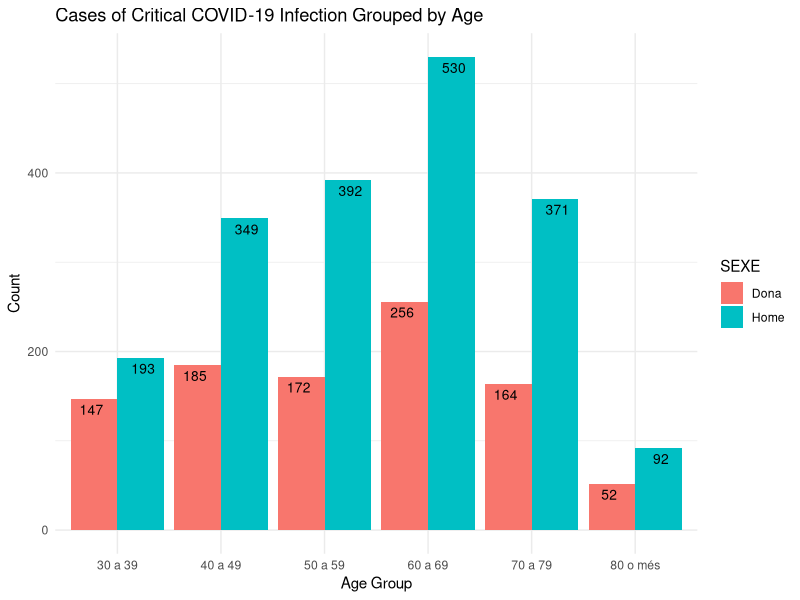
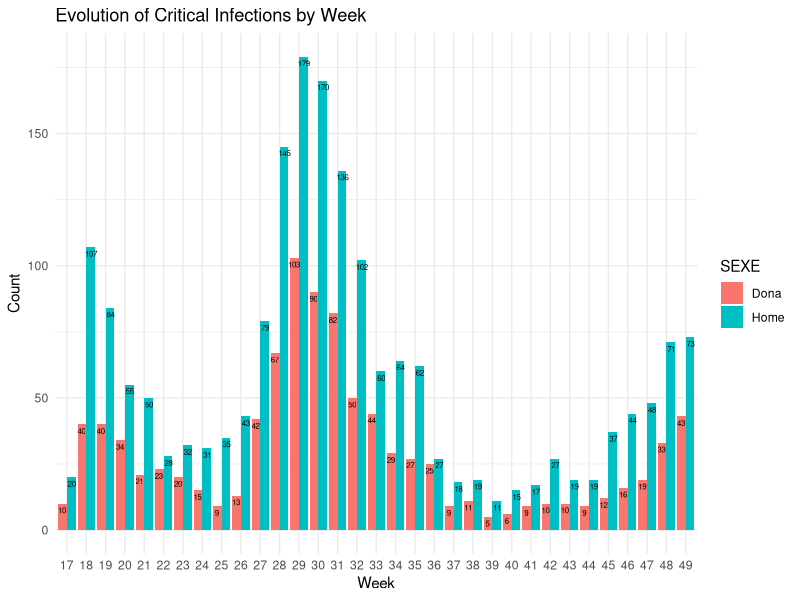
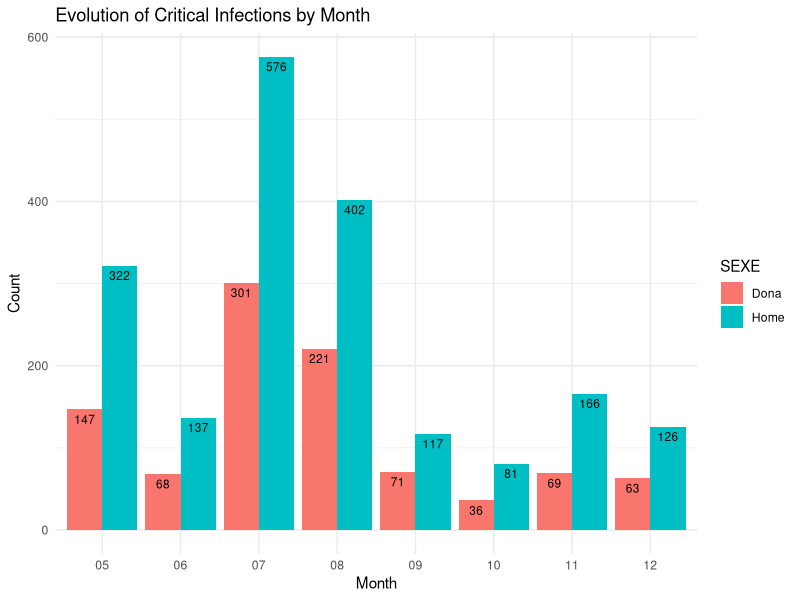
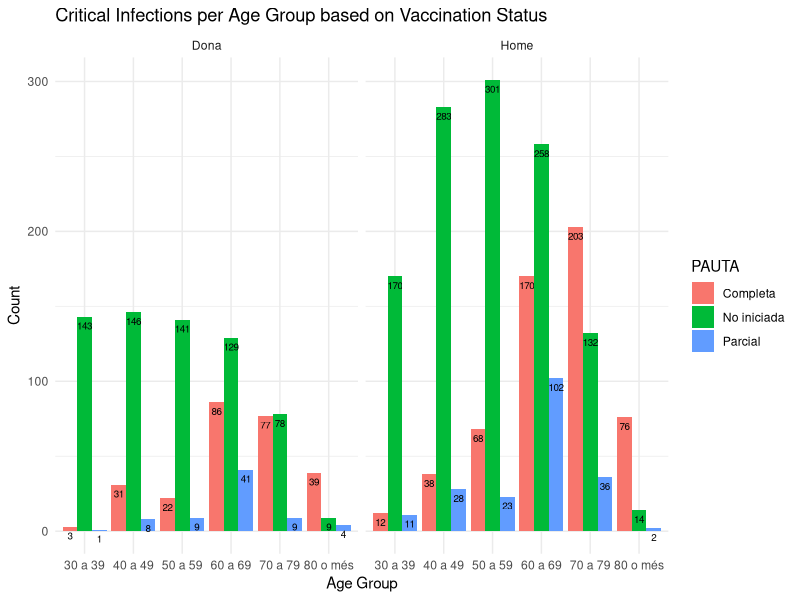
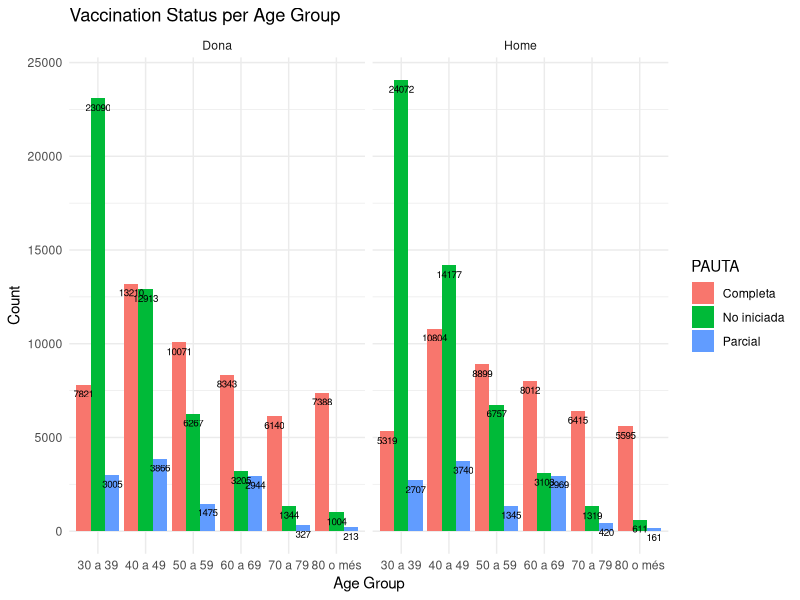
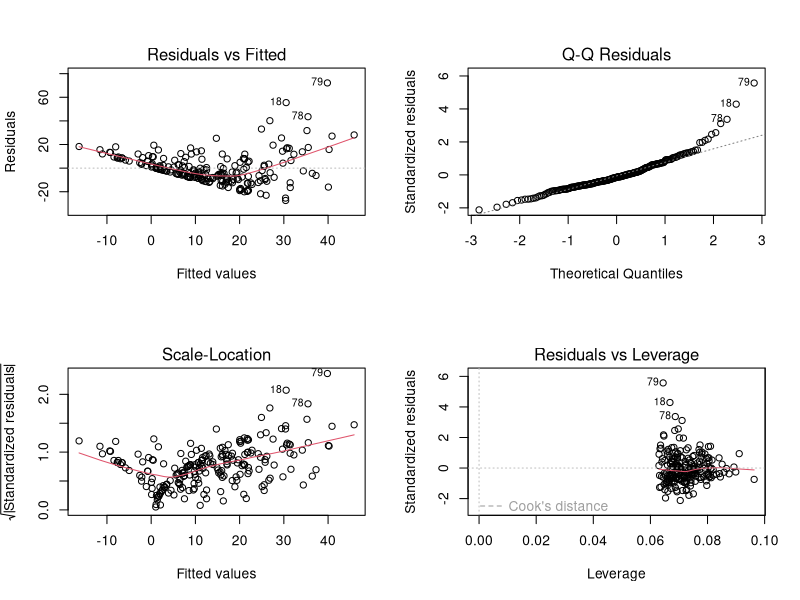
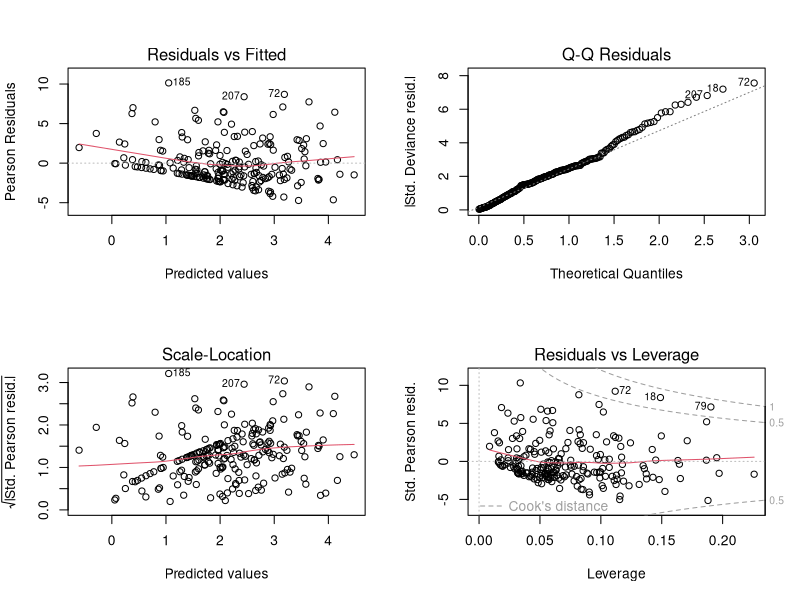
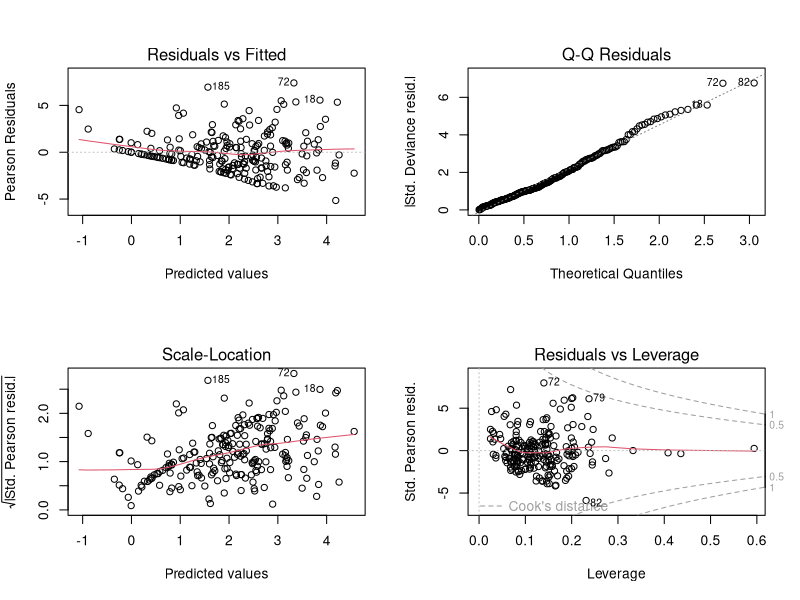

Source code (R) for these figures, in order:
## ---- chunk 1
rm(list = ls())
knitr::opts_chunk$set(echo = TRUE, warning = F, fig.width = 10)
# setwd("/home/ajo/gitRepos/glm/Deliverable")
library(dplyr)
library(lubridate)
library(ggplot2)
## ---- chunk 2
data <- read.csv("Impacte_del_COVID-19.csv") # Data updated 17.12.21.

clean <- function(data){
  data$DATA <- as.Date(data$DATA, format = "%d/%m/%Y")
  #data$DATA <- parse_date_time(data$DATA, orders = "%d/%m/%Y")
  data$EDAT <- as.factor(data$EDAT)
  covid.data <- data %>% filter(DATA >= "2021-05-01" & DATA < "2021-12-13") %>% 
        filter(EDAT %in% c("30 a 39", "40 a 49", "50 a 59", "60 a 69", "70 a 79", "80 o més"))
        # People with EDAT "No classificat" are not added (these are the same people as "No classificat" in SEXE).
  
  covid.data$PAUTA <- factor(covid.data$PAUTA)
  covid.data$SEXE <- factor(covid.data$SEXE)
  
  # Create week and month variables.
  covid.data$Week <- as.factor(strftime(covid.data$DATA, format = "%W"))
  covid.data$Month <- as.factor(strftime(covid.data$DATA, format = "%m"))
  
  return(covid.data)
}
covid.data <- clean(data) %>% filter(ESDEVENIMENT == "Crítics")
## ---- chunk 3
covid.data.women <- covid.data %>% filter(SEXE == "Dona")
covid.data.men <- covid.data %>% filter(SEXE == "Home")
## ---- chunk 4
count.in.age.group <- function(data){
  data %>% group_by(SEXE, EDAT) %>% summarise(Count = sum(RECOMPTE), .groups = "keep")
}

all <- count.in.age.group(covid.data)
ggplot(all, aes(x = EDAT, y = Count)) + 
  labs(x = "Age Group", y = "Count") +
  geom_col(aes(fill = SEXE), position = "dodge") +
  geom_text(aes(label=Count, group= SEXE), vjust = 1.6, color="black", 
            size=3.5, position = position_dodge(width = 1)) +
  ggtitle("Cases of Critical COVID-19 Infection Grouped by Age") +
  theme_minimal()
## ---- chunk 5
count.each.week <- function(data){
  data %>% group_by(SEXE, Week) %>% summarise(Count = sum(RECOMPTE), .groups = "keep")
}

week.data <- count.each.week(covid.data)
ggplot(data = week.data, aes(x = as.factor(Week), y = Count)) +
  labs(x = "Week", y = "Count") +
  geom_col(aes(fill = SEXE), position = "dodge") +
  geom_text(aes(label=Count, group= SEXE), vjust = 1.6, color="black", 
            size=2, position = position_dodge(width = 1)) +
  ggtitle("Evolution of Critical Infections by Week") +
  theme_minimal()

count.each.month <- function(data){
  data %>% group_by(SEXE, Month) %>% summarise(Count = sum(RECOMPTE), .groups = "keep")
}

month.data <- count.each.month(covid.data)
ggplot(data = month.data, aes(x = as.factor(Month), y = Count)) +
  labs(x = "Month", y = "Count") +
  geom_col(aes(fill = SEXE), position = "dodge") +
  geom_text(aes(label=Count, group= SEXE), vjust = 1.6, color="black", 
            size=3, position = position_dodge(width = 0.9)) +
  ggtitle("Evolution of Critical Infections by Month") +
  theme_minimal()
## ---- chunk 6
group.by.vacc.age.gender <- function(data){
  data %>% group_by(SEXE, EDAT, PAUTA) %>% summarise(Count = sum(RECOMPTE), .groups = "keep")
}
d5 <- group.by.vacc.age.gender(covid.data)

ggplot(d5, aes(x = EDAT, y = Count)) + 
  labs(x = "Age Group", y = "Count") +
  geom_col(aes(fill = PAUTA), position = "dodge") +
  geom_text(aes(label=Count, group= PAUTA), vjust = 1.6, color="black", 
            size=2.5, position = position_dodge(width = 0.9)) +
  ggtitle("Critical Infections per Age Group based on Vaccination Status") +
  facet_wrap(~ SEXE) + 
  theme_minimal()

group.by.vacc.age <- function(data){
  data %>% group_by(EDAT, PAUTA) %>% summarise(Count = sum(RECOMPTE), .groups = "keep") 
}
d4 <- group.by.vacc.age(covid.data.women)
knitr::kable(d4, caption = "Women with Critical Infection as Function of Vaccination Status and Age")
d3 <- group.by.vacc.age(covid.data.men)
knitr::kable(d3, caption = "Men with Critical Infection as Function of Vaccination Status and Age")
## ---- chunk 7
count.vacc.status.in.age.group <- function(data){
  data %>% group_by(SEXE, EDAT, PAUTA) %>% summarise(Count = sum(RECOMPTE), .groups = "keep")
}

vacc.status.per.age <- count.vacc.status.in.age.group(clean(data))
ggplot(vacc.status.per.age, aes(x = EDAT, y = Count)) + 
  labs(x = "Age Group", y = "Count") +
  geom_col(aes(fill = PAUTA), position = "dodge") +
  geom_text(aes(label=Count, group= PAUTA), vjust = 1.6, color="black", 
            size=2.5, position = position_dodge(width = 0.9)) +
  ggtitle("Vaccination Status per Age Group") +
  facet_wrap(~ SEXE) + 
  theme_minimal()
## ---- chunk 8
covid.data.aggr <- aggregate(RECOMPTE ~ EDAT + SEXE + PAUTA + Month,
                             covid.data, FUN = sum)
covid.data.aggr$Month <- as.factor(covid.data.aggr$Month)
head(covid.data.aggr)
dim(covid.data.aggr)
## ---- chunk 9
model3 <- lm(RECOMPTE ~ EDAT + SEXE + PAUTA + Month, data = covid.data.aggr)
summary(model3)
par(mfrow = c(2,2))
plot(model3, ask = F)
## ---- chunk 10
model5 <- glm(RECOMPTE ~ EDAT + SEXE + PAUTA + Month, data = covid.data.aggr, 
              family = poisson(link = "log"))
summary(model5)
par(mfrow = c(2,2))
plot(model5, ask = F)
# Checking for overdispersion
PS <- sum(residuals(model5, type="pearson")^2)
phi <- PS / model5$df.res
phi
## ---- chunk 11
model6 <- glm(RECOMPTE ~ EDAT + SEXE + PAUTA + Month + PAUTA:Month, data = covid.data.aggr, 
              family = poisson(link = "log"))
summary(model6)
par(mfrow = c(2,2))
plot(model6, ask = F)
# Checking for overdispersion
PS <- sum(residuals(model6, type="pearson")^2)
phi <- PS / model6$df.res
phi
## ---- chunk 12
model7 <- glm(RECOMPTE ~ EDAT + SEXE + PAUTA + Month + PAUTA:Month + EDAT:PAUTA, data = covid.data.aggr, 
              family = poisson(link = "log"))
summary(model7)
par(mfrow = c(2,2))
plot(model7, ask = F)
# Checking for overdispersion
PS <- sum(residuals(model7, type="pearson")^2)
PS
phi <- PS / model7$df.res
phi
anova(model7)
qchisq(0.95, model7$df.res, lower.tail=TRUE)
## ---- chunk 13
model8 <- glm(RECOMPTE ~ SEXE + EDAT*PAUTA*Month,
              data = covid.data.aggr, 
              family = poisson(link = "log"))
summary(model8)
par(mfrow = c(2,2))
plot(model8, ask = F)
# Checking for overdispersion
PS <- sum(residuals(model8, type="pearson")^2)
PS
phi <- PS / model8$df.res
phi
anova(model8)
qchisq(0.95, model8$df.res, lower.tail=TRUE)
